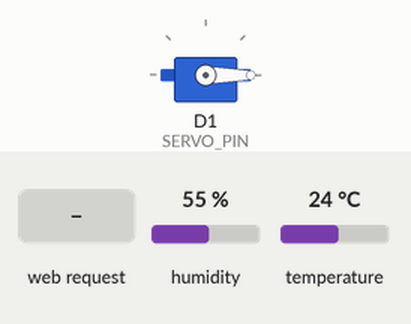
Recording of a sketch running on a simulated ESP8266 (NodeMCU). Parts: servo. The test bench sets the inputs (shaded band); at power-on: humidity 55 %, temperature 24 °C. WiFi joins after 1.5 s; servers stay silent unless stated; what the sketch prints to the serial monitor is not drawn.

Above: at 2.7 s.
2.8 s: HTTP request GET /set?a=120 received
At 6.6 s:
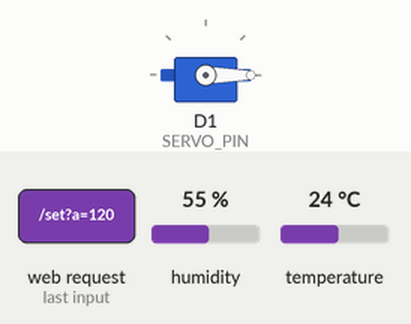
6.7 s: HTTP request GET /stop received
At 7.3 s:
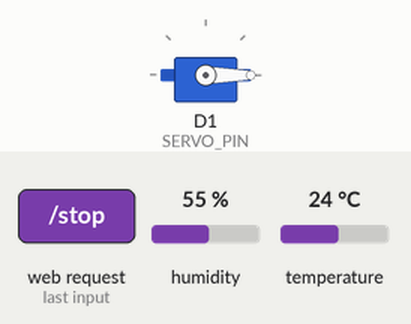
Timing chart, 0 to 9.7 s (numbered marks = the images above; inputs shaded):
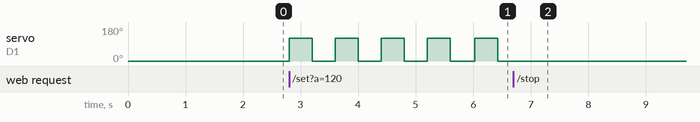

Measured:
- after the input at 2.8 s, servo on D1 (SERVO_PIN): alternates 120° for 0.40 s and 0° for 0.40 s, starting at once
- after the input at 6.7 s, servo on D1 (SERVO_PIN): stops changing and stays 0°

The sketch:

Servo_NhietDo.ino
```cpp
// // #include <ESP8266WiFi.h>
// // #include <ESPAsyncTCP.h>
// // #include <ESPAsyncWebServer.h>
// // #include <Servo.h>
// // #include "DHT.h"

// // // ================= WIFI =================
// // const char *ssid = "NGOC HOA";
// // const char *password = "home1234";

// // // ================= PIN =================
// // #define DHT_PIN    D5
// // #define DHT_TYPE   DHT11
// // #define SERVO_PIN  D1

// // // ================= OBJECT =================
// // DHT dht(DHT_PIN, DHT_TYPE);
// // Servo myServo;
// // AsyncWebServer server(80);

// // // ================= BIẾN DHT =================
// // float temperature = 0;
// // float humidity = 0;

// // // ================= SERVO =================
// // int angleConditionMet = 90;      // khi nhiệt độ > ngưỡng
// // int angleConditionNotMet = 0;    // khi nhiệt độ <= ngưỡng

// // // ====== DAO ĐỘNG SERVO (LẤY TỪ CODE JOYSTICK) ======
// // unsigned long prevMillis = 0;
// // const unsigned long interval = 400; // ms
// // bool servoState = false;

// // // ================= READ DHT =================
// // void readDHTSensor() {
// //   temperature = dht.readTemperature();
// //   humidity = dht.readHumidity();

// //   if (isnan(temperature) || isnan(humidity)) {
// //     Serial.println("Failed to read from DHT!");
// //     temperature = 0;
// //     humidity = 0;
// //   }
// // }

// // // ================= HTML =================
// // const char index_html[] PROGMEM = R"rawliteral(
// // <!DOCTYPE html>
// // <html>
// // <head>
// //   <title>DHT Servo Control</title>
// // </head>
// // <body>
// //   <h1>DHT11 Servo Control</h1>
// //   <p>Temperature: <span id="temperature">%TEMP%</span> °C</p>
// //   <p>Humidity: <span id="humidity">%HUM%</span> %</p>

// //   <form id="servoForm">
// //     <label>Angle when Temp > 27°C:</label>
// //     <input type="number" name="angleMet" min="0" max="180"><br>
// //     <label>Angle when Temp ≤ 27°C:</label>
// //     <input type="number" name="angleNotMet" min="0" max="180"><br><br>
// //     <input type="submit" value="Update">
// //   </form>

// //   <script>
// //     document.getElementById("servoForm").addEventListener("submit", e => {
// //       e.preventDefault();
// //       fetch("/", { method: "POST", body: new FormData(e.target) });
// //     });

// //     setInterval(() => {
// //       fetch("/status")
// //         .then(r => r.json())
// //         .then(d => {
// //           document.getElementById("temperature").innerHTML = d.temperature;
// //           document.getElementById("humidity").innerHTML = d.humidity;
// //         });
// //     }, 2000);
// //   </script>
// // </body>
// // </html>
// // )rawliteral";

// // String processor(const String &var) {
// //   if (var == "TEMP") return String(temperature);
// //   if (var == "HUM") return String(humidity);
// //   return String();
// // }

// // // ================= WIFI =================
// // void initWiFi() {
// //   WiFi.begin(ssid, password);
// //   while (WiFi.status() != WL_CONNECTED) {
// //     delay(500); Serial.print(".");
// //   }
// //   Serial.println("\nIP: " + WiFi.localIP().toString());
// // }

// // // ================= SETUP =================
// // void setup() {
// //   Serial.begin(9600);
// //   dht.begin();
// //   initWiFi();

// //   myServo.attach(SERVO_PIN, 500, 2500);
// //   myServo.write(0);

// //   server.on("/", HTTP_GET, [](AsyncWebServerRequest *request) {
// //     request->send_P(200, "text/html", index_html, processor);
// //   });

// //   server.on("/status", HTTP_GET, [](AsyncWebServerRequest *request) {
// //     String json = "{\"temperature\":\"" + String(temperature) +
// //                   "\",\"humidity\":\"" + String(humidity) + "\"}";
// //     request->send(200, "application/json", json);
// //   });

// //   server.on("/", HTTP_POST, [](AsyncWebServerRequest *request) {
// //     if (request->hasParam("angleMet", true))
// //       angleConditionMet = constrain(
// //         request->getParam("angleMet", true)->value().toInt(), 0, 180);

// //     if (request->hasParam("angleNotMet", true))
// //       angleConditionNotMet = constrain(
// //         request->getParam("angleNotMet", true)->value().toInt(), 0, 180);

// //     request->send(200, "text/plain", "OK");
// //   });

// //   server.begin();
// // }

// // // ================= LOOP =================
// // void loop() {
// //   static unsigned long lastRead = 0;
// //   unsigned long now = millis();

// //   // đọc DHT mỗi 2s
// //   if (now - lastRead >= 2000) {
// //     lastRead = now;
// //     readDHTSensor();
// //   }

// //   int targetAngle;

// //   // ====== CHỌN GÓC THEO NHIỆT ĐỘ ======
// //   if (humidity > 80) {
// //     targetAngle = angleConditionMet;
// //   } else {
// //     targetAngle = angleConditionNotMet;
// //   }

// //   // ====== DAO ĐỘNG SERVO (GIỐNG CODE JOYSTICK) ======
// //   if (now - prevMillis >= interval) {
// //     prevMillis = now;
// //     servoState = !servoState;
// //     myServo.write(servoState ? targetAngle : 0);
// //   }
// // }


// #include <ESP8266WiFi.h>
// #include <ESPAsyncTCP.h>
// #include <ESPAsyncWebServer.h>
// #include <Servo.h>
// #include "DHT.h"

// // ================= WIFI =================
// const char *ssid = "NGOC HOA";
// const char *password = "home1234";

// // ================= PIN =================
// #define DHT_PIN    D5
// #define DHT_TYPE   DHT11
// #define SERVO_PIN  D1

// // ================= OBJECT =================
// DHT dht(DHT_PIN, DHT_TYPE);
// Servo myServo;
// AsyncWebServer server(80);

// // ================= BIẾN DHT =================
// float temperature = 0;
// float humidity = 0;

// // ================= SERVO =================
// int servoAngle = 0;
// bool isApplied = false;

// // DAO ĐỘNG SERVO (GIỐNG CODE JOYSTICK)
// unsigned long prevMillis = 0;
// const unsigned long interval = 400;
// bool servoState = false;

// // ================= ĐỌC DHT =================
// void readDHTSensor() {
//   temperature = dht.readTemperature();
//   humidity = dht.readHumidity();

//   if (isnan(temperature) || isnan(humidity)) {
//     temperature = 0;
//     humidity = 0;
//   }
// }

// // ================= HTML =================
// const char index_html[] PROGMEM = R"rawliteral(
// <!DOCTYPE html>
// <html>
// <head>
// <meta charset="utf-8">
// <title>DHT Display + Servo</title>
// <script>
// setInterval(()=>{
//   fetch('/status')
//     .then(r=>r.json())
//     .then(d=>{
//       document.getElementById('temp').innerHTML=d.temperature;
//       document.getElementById('hum').innerHTML=d.humidity;
//     });
// },2000);

// function applyServo(){
//   let a=document.getElementById('angle').value;
//   fetch(`/set?a=${a}`);
// }

// function stopServo(){
//   fetch('/stop');
// }
// </script>
// </head>
// <body>

// <h2>DHT11 Sensor</h2>
// <p>Temperature: <b><span id="temp">--</span> °C</b></p>
// <p>Humidity: <b><span id="hum">--</span> %</b></p>

// <hr>

// <h3>Servo Control</h3>
// <p>Servo Angle (0-180)</p>
// <input type="number" id="angle" min="0" max="180">

// <br><br>
// <button onclick="applyServo()">APPLY</button>
// <button onclick="stopServo()">STOP</button>

// </body>
// </html>
// )rawliteral";

// // ================= WIFI =================
// void initWiFi() {
//   WiFi.begin(ssid, password);
//   while (WiFi.status() != WL_CONNECTED) {
//     delay(500); Serial.print(".");
//   }
//   Serial.println("\nIP: " + WiFi.localIP().toString());
// }

// // ================= SETUP =================
// void setup() {
//   Serial.begin(115200);
//   dht.begin();
//   initWiFi();

//   myServo.attach(SERVO_PIN, 500, 2500);
//   myServo.write(0);

//   server.on("/", HTTP_GET, [](AsyncWebServerRequest *req){
//     req->send_P(200, "text/html", index_html);
//   });

//   server.on("/status", HTTP_GET, [](AsyncWebServerRequest *req){
//     req->send(200, "application/json",
//       "{\"temperature\":" + String(temperature) +
//       ",\"humidity\":" + String(humidity) + "}");
//   });

//   server.on("/set", HTTP_GET, [](AsyncWebServerRequest *req){
//     if (req->hasParam("a")) {
//       servoAngle = constrain(req->getParam("a")->value().toInt(), 0, 180);
//       isApplied = true;
//       Serial.println("APPLY angle = " + String(servoAngle));
//     }
//     req->send(200, "text/plain", "OK");
//   });

//   server.on("/stop", HTTP_GET, [](AsyncWebServerRequest *req){
//     isApplied = false;
//     servoState = false;
//     myServo.write(0);
//     req->send(200, "text/plain", "STOP");
//   });

//   server.begin();
// }

// // ================= LOOP =================
// void loop() {
//   static unsigned long lastRead = 0;
//   unsigned long now = millis();

//   // DHT chỉ để hiển thị (2s)
//   if (now - lastRead >= 2000) {
//     lastRead = now;
//     readDHTSensor();
//   }

//   // chưa APPLY → servo đứng yên
//   if (!isApplied) {
//     myServo.write(0);
//     servoState = false;
//     return;
//   }

//   // DAO ĐỘNG SERVO (0 ↔ góc nhập)
//   if (now - prevMillis >= interval) {
//     prevMillis = now;
//     servoState = !servoState;
//     myServo.write(servoState ? servoAngle : 0);
//   }
// }


#include <ESP8266WiFi.h>
#include <ESPAsyncTCP.h>
#include <ESPAsyncWebServer.h>
#include <Servo.h>
#include "DHT.h"

// ================= WIFI =================
const char *ssid = "NGOC HOA";
const char *password = "home1234";

// ================= PIN =================
#define DHT_PIN    D5
#define DHT_TYPE   DHT11
#define SERVO_PIN  D1

// ================= OBJECT =================
DHT dht(DHT_PIN, DHT_TYPE);
Servo myServo;
AsyncWebServer server(80);

// ================= BIẾN CẢM BIẾN =================
float temperature = 0;
float humidity = 0;

// ================= BIẾN SERVO =================
int servoAngle = 0;       // Góc người dùng nhập
bool isApplied = false;   // Cho phép servo dao động
bool servoState = false;  // Trạng thái dao động
unsigned long prevMillis = 0;
const unsigned long interval = 400; // ms

// ================= ĐỌC DHT =================
void readDHTSensor() {
  temperature = dht.readTemperature();
  humidity = dht.readHumidity();
  if (isnan(temperature) || isnan(humidity)) {
    temperature = 0;
    humidity = 0;
  }
}

// ================= HTML =================
const char index_html[] PROGMEM = R"rawliteral(
<!DOCTYPE html>
<html>
<head>
<meta charset="utf-8">
<title>DHT Display + Servo</title>
<script>
setInterval(()=> {
  fetch('/status').then(r=>r.json()).then(d=>{
    document.getElementById('temp').innerHTML=d.temperature;
    document.getElementById('hum').innerHTML=d.humidity;
  });
},2000);

function applyServo(){
  let a=document.getElementById('angle').value;
  fetch(`/set?a=${a}`);
}

function stopServo(){
  fetch('/stop');
}
</script>
</head>
<body>
<h2>DHT11 Sensor</h2>
<p>Temperature: <b><span id="temp">--</span> °C</b></p>
<p>Humidity: <b><span id="hum">--</span> %</b></p>
<hr>
<h3>Servo Control</h3>
<p>Servo Angle (0-180)</p>
<input type="number" id="angle" min="0" max="180">
<br><br>
<button onclick="applyServo()">APPLY</button>
<button onclick="stopServo()">STOP</button>
</body>
</html>
)rawliteral";

// ================= WIFI =================
void initWiFi() {
  WiFi.begin(ssid, password);
  while (WiFi.status() != WL_CONNECTED) {
    delay(500); Serial.print(".");
  }
  Serial.println("\nIP: " + WiFi.localIP().toString());
}

// ================= SETUP =================
void setup() {
  Serial.begin(115200);
  dht.begin();
  myServo.attach(SERVO_PIN, 500, 2500);
  myServo.write(0);

  initWiFi();

  // ===== WEB =====
  server.on("/", HTTP_GET, [](AsyncWebServerRequest *req){
    req->send_P(200, "text/html", index_html);
  });

  server.on("/status", HTTP_GET, [](AsyncWebServerRequest *req){
    req->send(200, "application/json",
              "{\"temperature\":" + String(temperature) +
              ",\"humidity\":" + String(humidity) + "}");
  });

  server.on("/set", HTTP_GET, [](AsyncWebServerRequest *req){
    if (req->hasParam("a")) {
      servoAngle = constrain(req->getParam("a")->value().toInt(), 0, 180);
      isApplied = true;
      Serial.println("Servo APPLY angle = " + String(servoAngle));
    }
    req->send(200, "text/plain", "OK");
  });

  server.on("/stop", HTTP_GET, [](AsyncWebServerRequest *req){
    isApplied = false;
    servoState = false;
    myServo.write(0);
    req->send(200, "text/plain", "STOP");
  });

  server.begin();
}

// ================= LOOP =================
void loop() {
  static unsigned long lastRead = 0;
  unsigned long now = millis();

  // ===== MODULE CẢM BIẾN DHT =====
  if (now - lastRead >= 2000) {
    lastRead = now;
    readDHTSensor();  // Chỉ đọc để hiển thị
  }

  // ===== MODULE SERVO =====
  if (!isApplied) {
    myServo.write(0);
    servoState = false;
    return;
  }

  // Dao động servo giữa 0 ↔ servoAngle
  if (now - prevMillis >= interval) {
    prevMillis = now;
    servoState = !servoState;
    myServo.write(servoState ? servoAngle : 0);
  }
}
```
